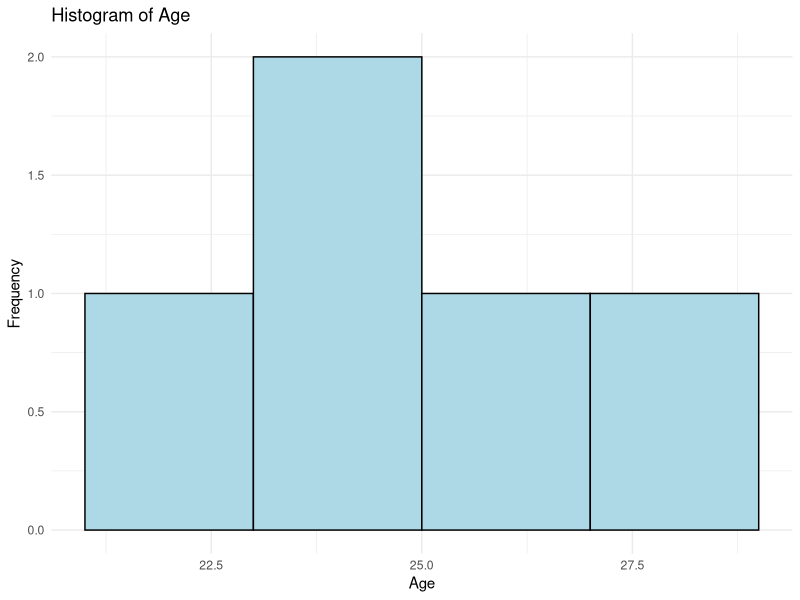

R code for this plot:
library(dplyr)
library(ggplot2)
airquality
head(airquality)

go <- c(1,2,0,7,5,4,0,4)

# Example dataset
data <- data.frame(
  Name = c("Alice", "Bob", "Charlie", NA, "Eve"),
  Age = c(25, 25, NA, 22, 29),
  Salary = c(50000, NA, 70000, 40000, 60000),
  Department = c("HR", "Finance", NA, "IT", "Marketing")
)

# Display the dataset
print("Original Dataset:")
print(data)

data$Name[is.na(data$Name)] <- "Arie" 
data
data$Age[is.na(data$Age)] <- mean(data$Age, na.rm = TRUE)
data

data$Salary[is.na(data$Salary)] <-median(data$Salary , na.rm = TRUE)


df <- na.omit(data)
df

ggplot(data, aes(x = Age)) +
  geom_histogram(binwidth = 2, fill = "lightblue", color = "black") +
  labs(
    title = "Histogram of Age",
    x = "Age",
    y = "Frequency"
  ) +
  theme_minimal()

